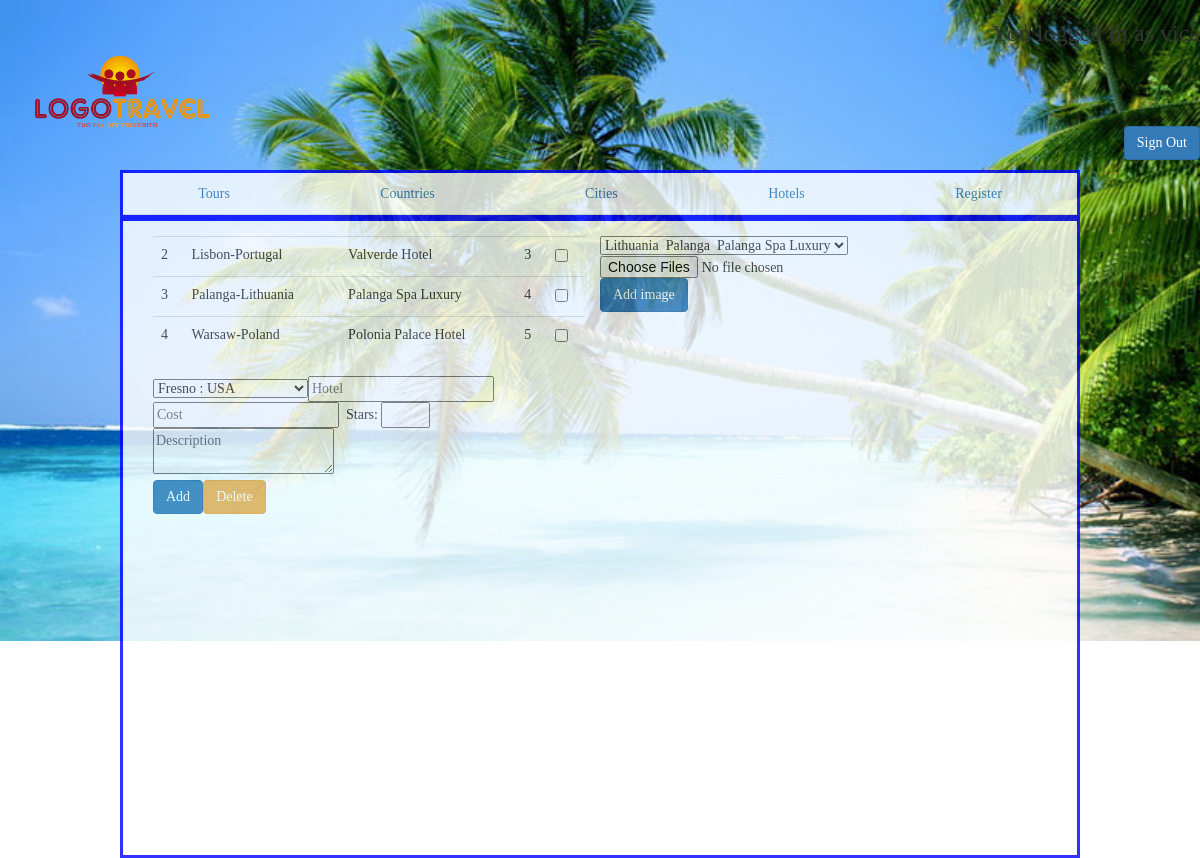
Screenshot of /index.php?menu=4 (signed in) with the database file from the repository.
### tables this page shows
CREATE TABLE `Hotels` (
  `id` int(11) NOT NULL,
  `hotel` varchar(64) DEFAULT NULL,
  `cityid` int(11) DEFAULT NULL,
  `countryid` int(11) DEFAULT NULL,
  `stars` int(11) DEFAULT NULL,
  `cost` int(11) DEFAULT NULL,
  `info` varchar(1024) DEFAULT NULL
);

CREATE TABLE `Cities` (
  `id` int(11) NOT NULL,
  `city` varchar(64) DEFAULT NULL,
  `countryid` int(11) DEFAULT NULL,
  `ucity` varchar(128) DEFAULT NULL
);

CREATE TABLE `Countries` (
  `id` int(11) NOT NULL,
  `country` varchar(64) DEFAULT NULL
);

### pages/hotels.php (the view, shortened to what this page needs)
<?php
if (!isset($_SESSION['reg']))
{
 echo '<h3 class="text-content"><span style="color:red;">You should authorize as admin!</span></h3>';
}
else
{
  echo '<div class="col-sm-6 col-md-6 col-lg-6 left">';
	echo '<form action="index.php?menu=4" method="post" class="input-group" id="formhotel">';
	$sel='SELECT ci.id, ci.city,
	ho.id, ho.hotel, ho.cityid, ho.countryid, ho.stars, ho.info,
	co.id, co.country
	from cities ci, hotels ho, countries co
	WHERE ho.cityid=ci.id and ho.countryid=co.id';
	$res=mysql_query($sel);
	echo '<table class="table" width="100%">';
	while ($row=mysql_fetch_array($res,MYSQL_NUM)) {
		echo '<tr>';
		echo '<td>'.$row[2].'</td>';
		echo '<td>'.$row[1]."-".$row[9].'</td>';
		echo '<td>'.$row[3].'</td>';
		echo '<td>'.$row[6].'</td>';
		echo '<td><input type="checkbox" name="hb'.$row[2].'"></td>';
		echo '</tr>';
	}
	echo '</table>';
	$sel='SELECT ci.id, ci.city, co.country, co.id
	from countries co, cities ci
	WHERE ci.countryid=co.id';
	$res=mysql_query($sel);
	echo '<select name="hcity" class="">';
	while ($row=mysql_fetch_array($res,MYSQL_NUM)){
		echo '<option value="'.$row[0].'">'.$row[1]." : ".$row[2].'</option>';
	}
	echo '</select>';
	echo '<input type="text" name="hotel" placeholder="Hotel">';
	echo '<input type="text" name="cost" placeholder="Cost">';
	echo '&nbsp;&nbsp;Stars: <input type="number" name="stars" min="1" max="5">';
	echo '<br><textarea name="info" placeholder="Description">';
	echo '</textarea><br>';
	echo '<input type="submit" name="addhotel" value="Add"
		class="btn btn-primary">';
	echo '<input type="submit" name="delhotel" value="Delete"
		class="btn btn-warning">';
	echo '</form>';
	echo '</div>';
echo '<form action="index.php?menu=4" method="post" enctype="multipart/form-data" class="input-group">';
echo '<select name="hotelid">';
$sel='select ho.id, co.country, ci.city, ho.hotel
      from countries co, cities ci, hotels ho
      where co.id=ho.countryid and ci.id=ho.cityid
      order by co.country';
      $res=mysql_query($sel);
while($row=mysql_fetch_array($res))
{
     echo '<option value="'.$row[0].'">';
     echo $row[1].'&nbsp;&nbsp;'.$row[2].'&nbsp;&nbsp;'.$row[3].'</option>';
}
echo '</select>';
echo '<input type=file name="fn[]" multiple accept="image/*">';
echo '<input type="submit" name="addimg" value="Add image" class="btn btn-primary">';
echo '</form>';
}
	?>

### css/style.css (style rules this page uses)
html, body { width:100%; height:100%; }
.bodystyle { background: url(../images/422.jpg) no-repeat; background-size: 100%; font-family: 'Georgia'; }

### rows the page displays
hotels: id "2", cityid.city "Lisbon", countryid.country "Portugal", hotel "Valverde Hotel", stars "3"
hotels: id "3", cityid.city "Palanga", countryid.country "Lithuania", hotel "Palanga Spa Luxury", stars "4"
hotels: id "4", cityid.city "Warsaw", countryid.country "Poland", hotel "Polonia Palace Hotel", stars "5"

### other values shown
$_SESSION['reg'] "vica"
form field hcity "Fresno : USA"
form field hotelid "Lithuania Palanga Palanga Spa Luxury"
